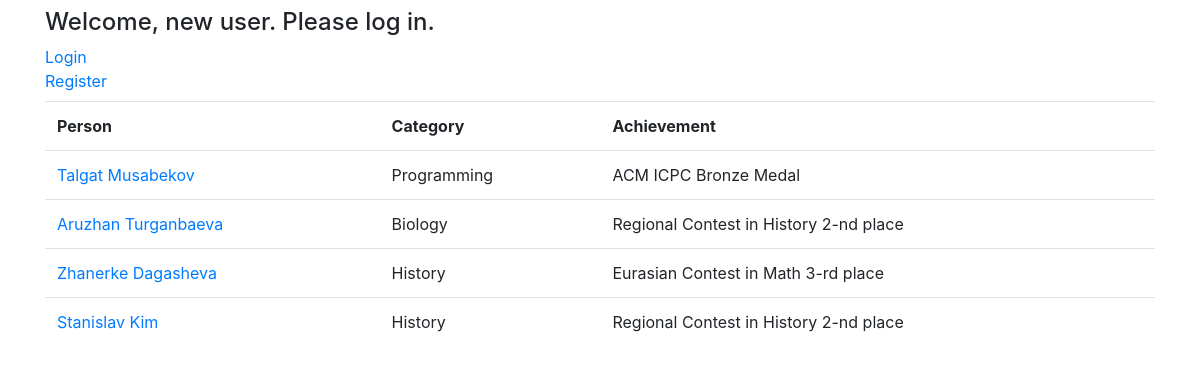
The app's page /index/ with its own data.
### main/models.py (models this page shows, shortened)
class Person(models.Model):
    name = models.CharField(max_length=200)
    surname = models.CharField(max_length=200)
    date_of_birth = models.DateField('date of birth')
    email = models.EmailField()
    number = models.CharField(max_length=20)
    MALE = 'M'
    FEMALE = 'F'
    GENDER_CHOICES = (
        (MALE, 'Male'),
        (FEMALE, 'Female')
    )
    gender = models.CharField(
        max_length=1,
        choices=GENDER_CHOICES,
        default=MALE,
    )
    year_at_school = models.IntegerField()
    category = models.ForeignKey(Category, on_delete=models.CASCADE, related_name='categories')
    achievements = models.ForeignKey(Achievements, on_delete=models.CASCADE, related_name='achievements')
    date_created = models.DateTimeField('date of creation')

class Category (models.Model):
    class Meta:
        verbose_name = "Category"
        verbose_name_plural = "Categories"
    name = models.CharField(max_length=100)
    date_created = models.DateTimeField('date of creation')
    def __str__(self):
        return self.name

class Achievements(models.Model):
    class Meta:
        verbose_name = "Achievement"
        verbose_name_plural = "Achievements"
    title = models.CharField(max_length=500)
    date_created = models.DateTimeField('date of creation')
    def __str__(self):
        return self.title

### main/views.py (the view)
# urls.py: path('index/', views.index, name='index'),
def index(request):
    persons_list = Person.objects.all()
    if request.method == 'POST':
        form = PersonListForm(request.POST)
        if form.is_valid():
            form.save()
            return redirect('/')
    else:
        form = PersonListForm()
    context = {
		'persons_list': persons_list,
		'form': form
	}
    return render(request, 'main/index.html', context)

### main/templates/main/index.html (shortened to what this page needs)
{% extends 'main/base.html' %}
{% block body %}
    {% if persons_list %}
        <table style="width:100%" class="table">
            <tr class="column_names">
                <th>Person</th>
                <th>Category</th>
                <th>Achievement</th>
            </tr>
            {% for persons in persons_list %}
                <tr class="columns">
                    <td><a href="{% url 'main:details' persons.id %}">{{ persons.name }} {{ persons.surname }}</a></td>
                    <td>{{ persons.category }}</td>
                    <td>{{ persons.achievements }}</td>
                </tr>
            {% endfor %}
        </table>
    {% else %}
        <p>No persons is available who got achievements in the specified category yet.</p>
    {% endif %}
{% endblock %}

### main/templates/main/base.html (shortened to what this page needs)
<!DOCTYPE html>
<html lang="en">
<head>
    <link rel="stylesheet" href="https://stackpath.bootstrapcdn.com/bootstrap/4.1.3/css/bootstrap.min.css">
    </head>
<body>
    <div class="navbar navbar-default">
        <div class="container">
            <ul class="nav navbar-nav navbar-right">
                {% if user.is_authenticated %}
					<li>
						<h4>Welcome, {{ user.username }}, to our motivation paper of achievements. Thanks for being with us!</h4>
					</li>
					<li>
						<a href ="{% url 'auth_:logout' %}">Logout</a>
					</li>
				{% else %}
					<li>
						<h4>Welcome, new user. Please log in.</h4>
					</li>
					<li>
						<a href ="{% url 'auth_:login' %}">Login</a>
					</li>
					<li>
						<a href ="{% url 'auth_:register' %}">Register</a>
					</li>
				{% endif %}
            </ul>
        </div>
    </div>
    <div class="container">
        {% block body %}
        {% endblock %}
    </div>
</body>
</html>

### records on screen
Person: name "Talgat", surname "Musabekov", category "Programming", achievements "ACM ICPC Bronze Medal"
Person: name "Aruzhan", surname "Turganbaeva", category "Biology", achievements "Regional Contest in History 2-nd place"
Person: name "Zhanerke", surname "Dagasheva", category "History", achievements "Eurasian Contest in Math 3-rd place"
Person: name "Stanislav", surname "Kim", category "History", achievements "Regional Contest in History 2-nd place"
